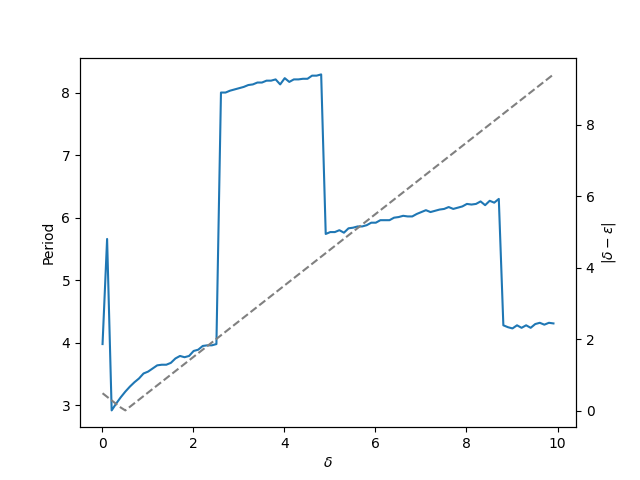

Recreate this plot in Python.
import numpy as np
import matplotlib.pyplot as plt
from dynamics import Dynamics

kwargs = {
    'a': 0.5,
    'da': 0.3,
    'kX': 1.6,
    'kappa': 5.0,
    'b': 1.0,
    'K': 1.0,
    'n': 5,
    'ap': 0.1,
    'bp': 1.0,
    'Kp': 1.0,
    'm': 5
}

fig, ax1 = plt.subplots()

eps = 0.5
deltabin = np.arange(0.01, 10, 0.10)

peds = []
for dlta in deltabin:
    dyn = Dynamics(delta=dlta, epsilon=eps, **kwargs)
    dyn.delta = dlta
    dyn.calc_traj()
    peds.append(dyn.period)

# plot
ax1.set_xlabel('$\delta$')

ax1.plot(deltabin, peds, zorder=2)
ax1.set_ylabel('Period')

ax2 = ax1.twinx()
ax2.plot(deltabin, abs(deltabin - eps), color='gray', linestyle='--', zorder=1)
ax2.set_ylabel('$|\delta - \epsilon|$')
plt.show()
